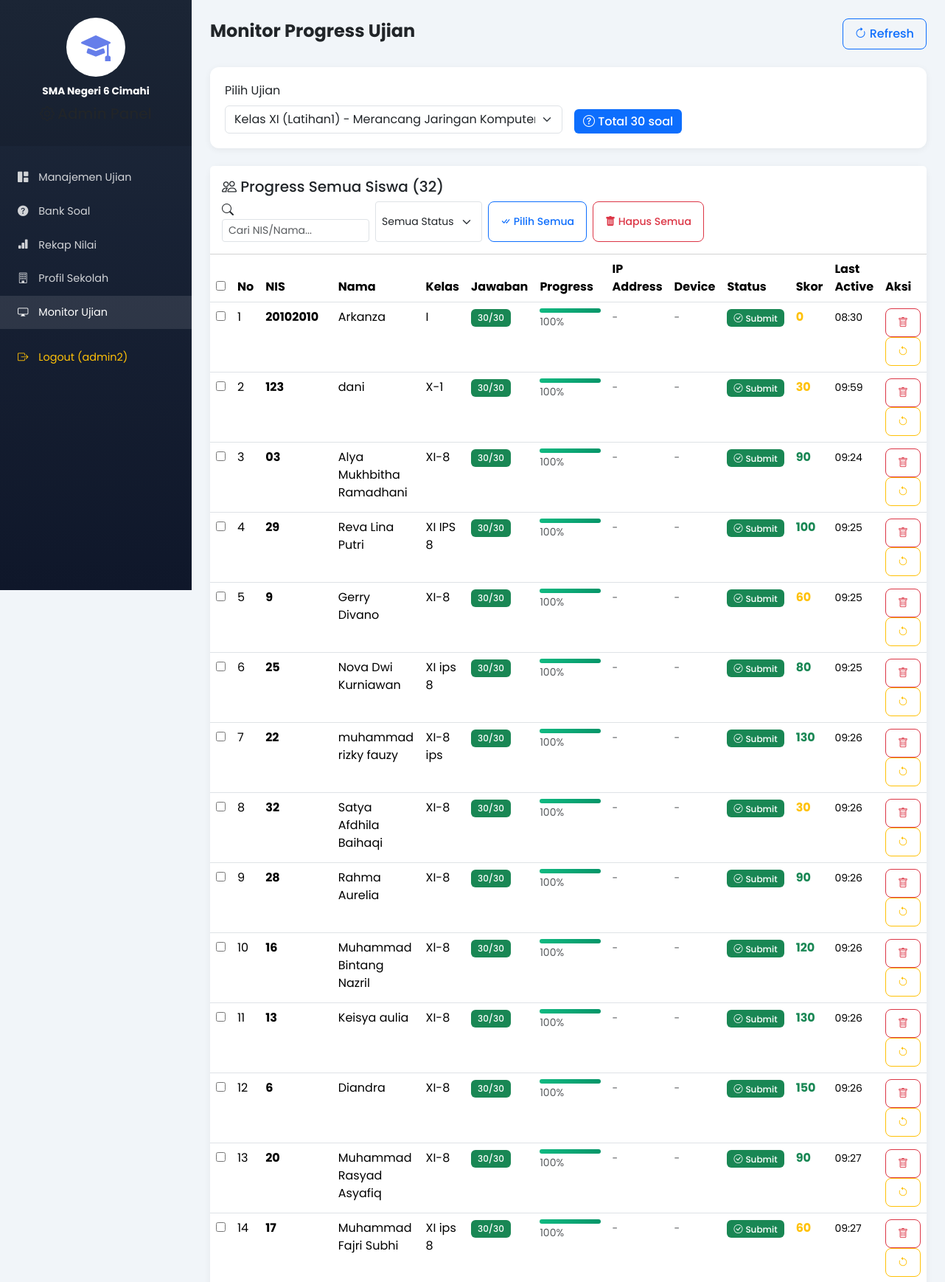
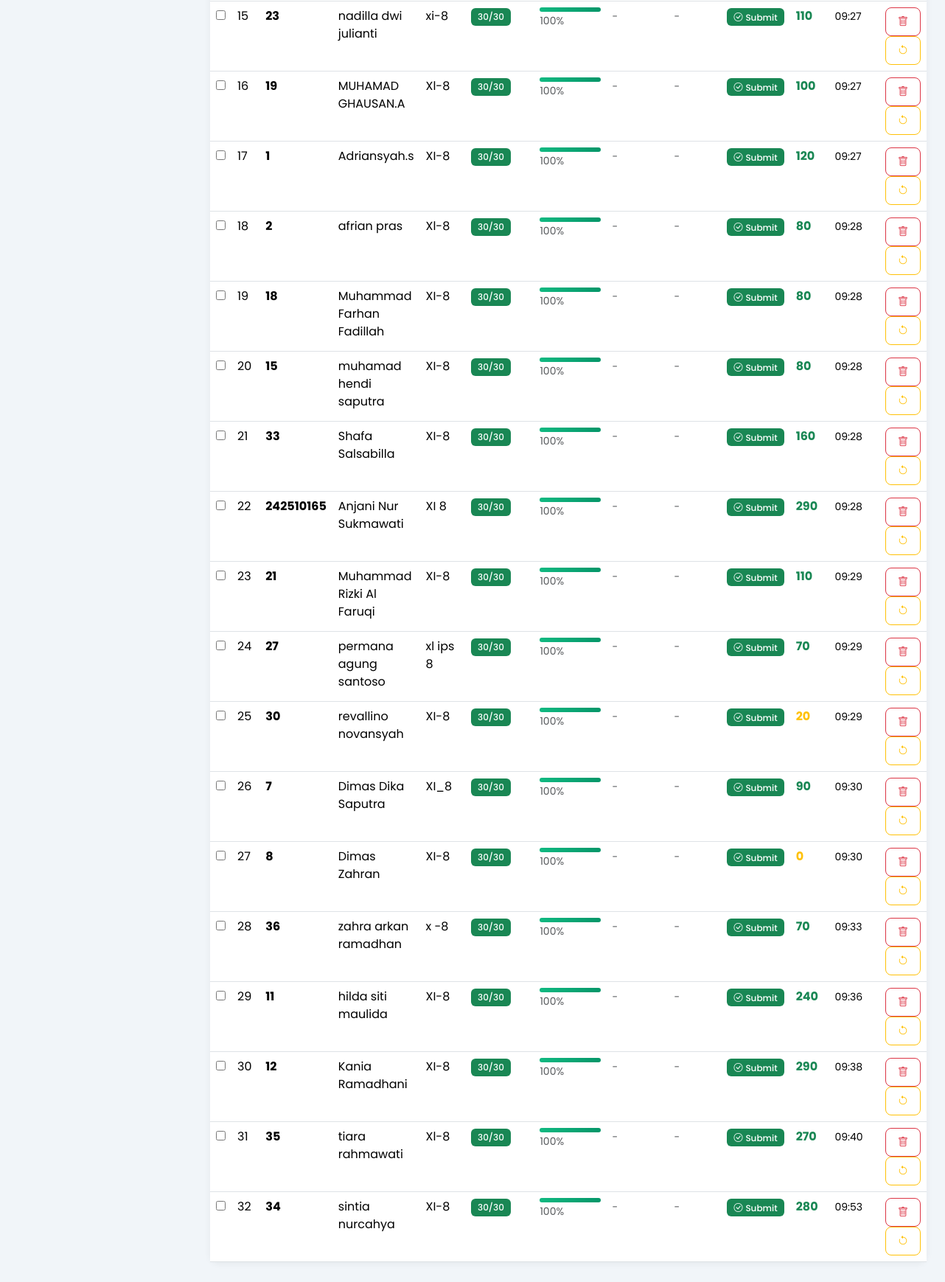
Page /admin/monitor_ujian.php?id_ujian=9 (signed in) on the committed database (2 pictures, top to bottom).
### tables this page shows
CREATE TABLE `konfigurasi_sekolah` (
  `id` int NOT NULL AUTO_INCREMENT,
  `nama_sekolah` varchar(255) NOT NULL DEFAULT 'SMA Negeri 6 Cimahi',
  `logo` varchar(255) DEFAULT NULL,
  `warna_primer` varchar(20) DEFAULT '#667eea',
  `warna_sekunder` varchar(20) DEFAULT '#764ba2',
  `tampilkan_riwayat` enum('ya','tidak') DEFAULT 'ya',
  `created_at` timestamp NULL DEFAULT CURRENT_TIMESTAMP,
  `updated_at` timestamp NULL DEFAULT CURRENT_TIMESTAMP ON UPDATE CURRENT_TIMESTAMP,
  PRIMARY KEY (`id`)
);

CREATE TABLE `hasil_ujian` (
  `id` int NOT NULL AUTO_INCREMENT,
  `id_ujian` int NOT NULL,
  `nis` varchar(50) NOT NULL,
  `nama` varchar(100) NOT NULL,
  `kelas` varchar(50) NOT NULL,
  `total_skor` int DEFAULT '0',
  `skor_awal` int DEFAULT NULL,
  `waktu_submit` datetime DEFAULT CURRENT_TIMESTAMP,
  `detail_jawaban` text,
  `device_fingerprint` varchar(64) DEFAULT NULL,
  `ip_address` varchar(45) DEFAULT NULL,
  `total_violations` int DEFAULT '0',
  `submitted_at` datetime DEFAULT NULL,
  PRIMARY KEY (`id`),
  KEY `id_ujian` (`id_ujian`),
  KEY `idx_ujian_nis` (`id_ujian`,`nis`),
  CONSTRAINT `hasil_ujian_ibfk_1` FOREIGN KEY (`id_ujian`) REFERENCES `ujian` (`id`) ON DELETE CASCADE
);

### config/init_sekolah.php (called while the page is built, shortened)
<?php
$konfigurasi_cache = null;
function getKonfigurasiSekolah($conn) {
    $result = $conn->query("SELECT * FROM konfigurasi_sekolah LIMIT 1");
    $konfigurasi_cache = $result->fetch_assoc();
    return $konfigurasi_cache;
}
?>

### admin/monitor_ujian.php (the view, shortened to what this page needs)
<?php
require_once '../config/database.php';
require_once '../config/init_sekolah.php';
$id_ujian_terpilih = isset($_GET['id_ujian']) ? (int)$_GET['id_ujian'] : (isset($_POST['id_ujian']) ? (int)$_POST['id_ujian'] : 0);
$sekolah = getKonfigurasiSekolah($conn);
$ujian_list = $conn->query("SELECT id, judul_ujian, status, waktu_tersedia FROM ujian ORDER BY id DESC LIMIT 20");
$ujian_list = $conn->query("SELECT id, judul_ujian, status, waktu_tersedia FROM ujian ORDER BY id DESC LIMIT 20");
$ujian_arr = [];
while ($row = $ujian_list->fetch_assoc()) {
    $ujian_arr[] = $row;
}
$progress_data = [];
$total_soal = 0;
if ($id_ujian_terpilih > 0) {
    $stmt = $conn->prepare("SELECT COUNT(*) as total_soal FROM soal WHERE id_ujian = ?");
    $stmt->bind_param("i", $id_ujian_terpilih);
    $stmt->execute();
    $result = $stmt->get_result();
    $total_soal = $result->fetch_assoc()['total_soal'] ?? 0;
    $hasIp = $conn->query("SHOW COLUMNS FROM jawaban_sEMENTARA LIKE 'ip_address'");
    $hasIpCol = ($hasIp && $hasIp->num_rows > 0);
    if ($hasIpCol) {
        $stmt = $conn->prepare("SELECT nis, nama, kelas, answers, updated_at, ip_address, device_fingerprint FROM jawaban_sEMENTARA WHERE id_ujian = ?");
    } else {
        $stmt = $conn->prepare("SELECT nis, nama, kelas, answers, updated_at FROM jawaban_sEMENTARA WHERE id_ujian = ?");
    }
    $stmt->bind_param("i", $id_ujian_terpilih);
    $stmt->execute();
    $hasIp2 = $conn->query("SHOW COLUMNS FROM hasil_ujian LIKE 'ip_address'");
    $hasIpCol2 = ($hasIp2 && $hasIp2->num_rows > 0);
    if ($hasIpCol2) {
        $stmt = $conn->prepare("SELECT nis, nama, kelas, total_skor, waktu_submit, ip_address, device_fingerprint FROM hasil_ujian WHERE id_ujian = ?");
    } else {
        $stmt = $conn->prepare("SELECT nis, nama, kelas, total_skor, waktu_submit FROM hasil_ujian WHERE id_ujian = ?");
    }
    $stmt->bind_param("i", $id_ujian_terpilih);
    $stmt->execute();
    $result = $stmt->get_result();
    while ($row = $result->fetch_assoc()) {
        $nis = $row['nis'];
        $ip = $hasIpCol2 ? ($row['ip_address'] ?? '-') : '-';
        $fp = $hasIpCol2 ? ($row['device_fingerprint'] ?? '-') : '-';
        if (isset($progress_data[$nis])) {
            $progress_data[$nis]['status'] = 'sudah_submit';
            $progress_data[$nis]['skor'] = $row['total_skor'];
            $progress_data[$nis]['ip_address'] = $ip;
            $progress_data[$nis]['device_fingerprint'] = $fp;
        } else {
            $progress_data[$nis] = [
                'nis' => $nis,
                'nama' => $row['nama'],
                'kelas' => $row['kelas'],
                'answered' => $total_soal,
                'last_active' => $row['waktu_submit'],
                'status' => 'sudah_submit',
                'skor' => $row['total_skor'],
                'ip_address' => $ip,
                'device_fingerprint' => $fp
            ];
        }
    }
}
?>
<!DOCTYPE html>
<html lang="id">
<head>
    <link href="../vendor/bootstrap/bootstrap.min.css" rel="stylesheet">
    <link rel="stylesheet" href="../vendor/bootstrap-icons/bootstrap-icons.min.css">
</head>
<body>
    <div class="d-flex">
        <div class="sidebar">
            <div class="text-center py-4" style="background: rgba(0,0,0,0.1);">
                <div style="width: 80px; height: 80px; background: white; border-radius: 50%; margin: 0 auto 10px; display: flex; align-items: center; justify-content: center;">
                    <?php if ($sekolah['logo'] && file_exists('../uploads/' . $sekolah['logo'])): ?>
                    <img src="../uploads/<?= $sekolah['logo'] ?>" alt="Logo" style="width: 60px; height: 60px; object-fit: contain;">
                    <?php else: ?>
                    <i class="bi bi-mortarboard-fill" style="font-size: 2.5rem; color: #667eea;"></i>
                    <?php endif; ?>
                </div>
                <div class="text-white fw-bold" style="font-size: 0.85rem;"><?= htmlspecialchars($sekolah['nama_sekolah']) ?></div>
                <h5 class="mt-2"><i class="bi bi-gear me-1"></i>Admin Panel</h5>
            </div>
            <div class="sidebar-menu">
                <a href="index.php"><i class="bi bi-grid-1x2-fill"></i> Manajemen Ujian</a>
                <a href="tambah_soal.php"><i class="bi bi-question-circle-fill"></i> Bank Soal</a>
                <a href="rekap_nilai.php"><i class="bi bi-bar-chart-fill"></i> Rekap Nilai</a>
                <a href="profil_sekolah.php"><i class="bi bi-building"></i> Profil Sekolah</a>
                <a href="monitor_ujian.php" class="active"><i class="bi bi-display"></i> Monitor Ujian</a>
                <a href="logout.php" class="text-warning mt-3"><i class="bi bi-box-arrow-right"></i> Logout (<?= htmlspecialchars($_SESSION['admin_username']) ?>)</a>
            </div>
        </div>
        <div class="main-content">
            <div class="d-flex justify-content-between align-items-center mb-4">
                <h4 class="fw-bold">Monitor Progress Ujian</h4>
                <button onclick="location.reload()" class="btn btn-outline-primary">
                    <i class="bi bi-arrow-clockwise"></i> Refresh
                </button>
            </div>
            <div class="card mb-4">
                <div class="card-body">
                    <form method="GET" class="row g-3">
                        <div class="col-md-6">
                            <label class="form-label">Pilih Ujian</label>
                            <select name="id_ujian" class="form-select" onchange="this.form.submit()">
                                <?php foreach ($ujian_arr as $u): ?>
                                <option value="<?= $u['id'] ?>" <?= $id_ujian_terpilih == $u['id'] ? 'selected' : '' ?>>
                                    <?= htmlspecialchars($u['judul_ujian']) ?> (<?= $u['status'] ?>)
                                </option>
                                <?php endforeach; ?>
                            </select>
                        </div>
                        <div class="col-md-6 d-flex align-items-end">
                            <?php if ($id_ujian_terpilih > 0): ?>
                            <div class="badge bg-primary fs-6">
                                <i class="bi bi-question-circle"></i> Total <?= $total_soal ?> soal
                            </div>
                            <?php endif; ?>
                        </div>
                    </form>
                </div>
            </div>
        <?php if ($id_ujian_terpilih > 0 && !empty($progress_data)): ?>
        <div class="card mt-4">
            <div class="card-header bg-white py-3 d-flex justify-content-between align-items-center flex-wrap gap-2">
                <h5 class="mb-0"><i class="bi bi-people"></i> Progress Semua Siswa (<?= count($progress_data) ?>)</h5>
                <div class="d-flex gap-2 flex-wrap">
                    <div class="search-box">
                        <i class="bi bi-search search-icon"></i>
                        <input type="text" class="form-control form-control-sm" id="searchProgress" placeholder="Cari NIS/Nama..." style="width: 200px;" onkeyup="filterProgress()">
                    </div>
                    <select class="form-select form-select-sm" id="filterStatus" onchange="filterProgress()" style="width: auto;">
                        <option value="">Semua Status</option>
                    </select>
                    <button class="btn btn-sm btn-outline-primary" onclick="toggleSelectAllProgress()">
                        <i class="bi bi-check-all"></i> <span id="selectAllProgressText">Pilih Semua</span>
                    </button>
                    <button class="btn btn-sm btn-outline-danger" onclick="deleteAllStudents()">
                        <i class="bi bi-trash-fill"></i> Hapus Semua
                    </button>
                </div>
            </div>
            <div class="table-responsive">
                <form method="POST" id="progressBatchForm">
                <table class="table table-hover mb-0" id="progressTable">
                    <thead>
                        <tr>
                            <th><input type="checkbox" id="checkAllProgress" onchange="toggleSelectAllProgressCheckbox()"></th>
                            <th>No</th>
                            <th>NIS</th>
                            <th>Nama</th>
                            <th>Kelas</th>
                            <th>Jawaban</th>
                            <th>Progress</th>
                            <th>IP Address</th>
                            <th>Device</th>
                            <th>Status</th>
                            <th>Skor</th>
                            <th>Last Active</th>
                            <th>Aksi</th>
                        </tr>
                    </thead>
                    <tbody>
                        <?php $no = 1; foreach ($progress_data as $p): ?>
                        <tr data-nis="<?= htmlspecialchars($p['nis']) ?>" data-nama="<?= htmlspecialchars($p['nama']) ?>" data-status="<?= $p['status'] ?>">
                            <td>
                                <input type="checkbox" class="progress-checkbox" value="<?= htmlspecialchars($p['nis']) ?>" onchange="updateDeleteButtonProgress()">
                            </td>
                            <td><?= $no++ ?></td>
                            <td><strong><?= htmlspecialchars($p['nis']) ?></strong></td>
                            <td><?= htmlspecialchars($p['nama']) ?></td>
                            <td><?= htmlspecialchars($p['kelas']) ?></td>
                            <td>
                                <span class="badge bg-<?= $p['answered'] >= $total_soal ? 'success' : 'primary' ?>">
                                    <?= $p['answered'] ?>/<?= $total_soal ?>
                                </span>
                            </td>
                            <td style="width: 150px;">
                                <?php $progress_pct = round(($p['answered'] / max(1, $total_soal)) * 100); ?>
                                <div class="progress-bar-mini">
                                    <div class="progress-bar-fill" style="width: <?= $progress_pct ?>%; background: <?= $progress_pct >= 100 ? 'linear-gradient(90deg, #10b981, #059669)' : 'linear-gradient(90deg, #667eea, #764ba2)' ?>;"></div>
                                </div>
                                <small class="text-muted"><?= $progress_pct ?>%</small>
                            </td>
                            <td>
                                <?php if (($p['ip_address'] ?? '-') !== '-'): ?>
                                <small class="font-monospace" title="<?= htmlspecialchars($p['ip_address']) ?>" style="cursor: pointer;">
                                    <?= htmlspecialchars(substr($p['ip_address'], 0, 15)) ?><?= strlen($p['ip_address']) > 15 ? '...' : '' ?>
                                </small>
                                <?php else: ?>
                                <small class="text-muted">-</small>
                                <?php endif; ?>
                            </td>
                            <td>
                                <?php if (($p['device_fingerprint'] ?? '-') !== '-'): ?>
                                <small class="font-monospace" title="<?= htmlspecialchars($p['device_fingerprint']) ?>" style="cursor: pointer;">
                                    <?= htmlspecialchars(substr($p['device_fingerprint'], 0, 8)) ?>...
                                </small>
                                <?php else: ?>
                                <small class="text-muted">-</small>
                                <?php endif; ?>
                            </td>
                            <td>
                                <?php if ($p['status'] === 'sudah_submit'): ?>
                                <span class="badge bg-success"><i class="bi bi-check-circle me-1"></i>Submit</span>
                                <?php else: ?>
                                <span class="badge bg-warning"><span class="status-dot status-active me-1"></span>Lagi Ujian</span>
                                <?php endif; ?>
                            </td>
                            <td>
                                <?php if (isset($p['skor'])): ?>
                                <strong class="<?= $p['skor'] >= 70 ? 'text-success' : 'text-warning' ?>"><?= $p['skor'] ?></strong>
                                <?php else: ?>
                                <span class="text-muted">-</span>
                                <?php endif; ?>
                            </td>
                            <td><small><?= date('H:i', strtotime($p['last_active'] ?? date('Y-m-d H:i:s'))) ?></small></td>
                            <td>
                                <button class="btn btn-sm btn-outline-danger" onclick="deleteStudent('<?= htmlspecialchars($p['nis']) ?>')" title="Hapus">
                                    <i class="bi bi-trash"></i>
                                </button>
                                <button class="btn btn-sm btn-outline-warning" onclick="resetStudent('<?= htmlspecialchars($p['nis']) ?>')" title="Reset Ujian">
                                    <i class="bi bi-arrow-counterclockwise"></i>
                                </button>
                            </td>
                        </tr>
                        <?php endforeach; ?>
                    </tbody>
                </table>
                </form>
            </div>
        </div>
            <?php endif; ?>
        </div>
    </div>
</body>
</html>

### admin/monitor_ujian.php (style rules this page uses)
* { font-family: 'Poppins', system-ui, -apple-system, sans-serif; }
body { background: #f1f5f9; margin: 0; }
.sidebar { width: 260px; min-height: 100vh; background: linear-gradient(180deg, #1e293b 0%, #0f172a 100%); position: fixed; left: 0; top: 0; z-index: 1000; padding: 0; }
.main-content { margin-left: 260px; padding: 25px; background: #f1f5f9; min-height: 100vh; }
.sidebar-menu { padding: 20px 0; }
.sidebar-menu a { display: block; padding: 0.75rem 1.5rem; color: rgba(255,255,255,0.8); text-decoration: none; font-size: 0.9rem; transition: all 0.2s; }
.sidebar-menu a:hover, .sidebar-menu a.active { background: rgba(255,255,255,0.1); color: white; }
.sidebar-menu a i { margin-right: 10px; width: 20px; }
.main-content { flex: 1; padding: 25px; }
.card { border: none; border-radius: 12px; box-shadow: 0 2px 10px rgba(0,0,0,0.06); margin-bottom: 20px; }
.card-body { padding: 20px; }
.progress-bar-mini { height: 6px; border-radius: 3px; background: #e5e7eb; overflow: hidden; }
.progress-bar-fill { height: 100%; background: linear-gradient(90deg, #667eea, #764ba2); }
.badge { padding: 0.5em 0.75em; font-weight: 500; }
.btn { padding: 0.5rem 1rem; border-radius: 8px; font-weight: 500; }

### rows in the picture
konfigurasi_sekolah: nama_sekolah "SMA Negeri 6 Cimahi"
hasil_ujian: nis "20102010", nama "Arkanza", kelas "I", answered "30", total_soal "30", progress_pct "100", total_skor "0"
hasil_ujian: nis "123", nama "dani", kelas "X-1", total_skor "30", total_soal "30", progress_pct "100"
hasil_ujian: nis "03", nama "Alya Mukhbitha Ramadhani", kelas "XI-8", answered "30", total_soal "30", progress_pct "100", total_skor "90"
hasil_ujian: nis "29", nama "Reva Lina Putri", kelas "XI IPS 8", answered "30", total_soal "30", progress_pct "100", total_skor "100"
hasil_ujian: nis "9", nama "Gerry Divano", kelas "XI-8", answered "30", total_soal "30", progress_pct "100", total_skor "60"
hasil_ujian: nis "25", nama "Nova Dwi Kurniawan", kelas "XI ips 8", answered "30", total_soal "30", progress_pct "100", total_skor "80"
hasil_ujian: nis "22", nama "muhammad rizky fauzy", kelas "XI-8 ips", answered "30", total_soal "30", progress_pct "100", total_skor "130"
hasil_ujian: nis "32", nama "Satya Afdhila Baihaqi", kelas "XI-8", total_skor "30", total_soal "30", progress_pct "100"
hasil_ujian: nis "28", nama "Rahma Aurelia", kelas "XI-8", answered "30", total_soal "30", progress_pct "100", total_skor "90"
hasil_ujian: nis "16", nama "Muhammad Bintang Nazril", kelas "Xl-8", answered "30", total_soal "30", progress_pct "100", total_skor "120"
hasil_ujian: nis "13", nama "Keisya aulia", kelas "XI-8", answered "30", total_soal "30", progress_pct "100", total_skor "130"
hasil_ujian: nis "6", nama "Diandra", kelas "XI-8", answered "30", total_soal "30", progress_pct "100", total_skor "150"
hasil_ujian: nis "20", nama "Muhammad Rasyad Asyafiq", kelas "XI-8", answered "30", total_soal "30", progress_pct "100", total_skor "90"
hasil_ujian: nis "17", nama "Muhammad Fajri Subhi", kelas "XI ips 8", answered "30", total_soal "30", progress_pct "100", total_skor "60"
hasil_ujian: nis "23", nama "nadilla dwi julianti", kelas "xi-8", answered "30", total_soal "30", progress_pct "100", total_skor "110"
hasil_ujian: nis "19", nama "MUHAMAD GHAUSAN.A", kelas "Xl-8", answered "30", total_soal "30", progress_pct "100", total_skor "100"
hasil_ujian: nis "1", nama "Adriansyah.s", kelas "XI-8", answered "30", total_soal "30", progress_pct "100", total_skor "120"
hasil_ujian: nis "2", nama "afrian pras", kelas "Xl-8", answered "30", total_soal "30", progress_pct "100", total_skor "80"
hasil_ujian: nis "18", nama "Muhammad Farhan Fadillah", kelas "XI-8", answered "30", total_soal "30", progress_pct "100", total_skor "80"
hasil_ujian: nis "15", nama "muhamad hendi saputra", kelas "XI-8", answered "30", total_soal "30", progress_pct "100", total_skor "80"
hasil_ujian: nis "33", nama "Shafa Salsabilla", kelas "XI-8", answered "30", total_soal "30", progress_pct "100", total_skor "160"
hasil_ujian: nis "242510165", nama "Anjani Nur Sukmawati", kelas "XI 8", answered "30", total_soal "30", progress_pct "100", total_skor "290"
hasil_ujian: nis "21", nama "Muhammad Rizki Al Faruqi", kelas "XI-8", answered "30", total_soal "30", progress_pct "100", total_skor "110"
hasil_ujian: nis "27", nama "permana agung santoso", kelas "xl ips 8", answered "30", total_soal "30", progress_pct "100", total_skor "70"
hasil_ujian: nis "30", nama "revallino novansyah", kelas "XI-8", total_soal "30", progress_pct "100", total_skor "20"
hasil_ujian: nis "7", nama "Dimas Dika Saputra", kelas "XI_8", answered "30", total_soal "30", progress_pct "100", total_skor "90"
hasil_ujian: nis "8", nama "Dimas Zahran", kelas "XI-8", answered "30", total_soal "30", progress_pct "100", total_skor "0"
hasil_ujian: nis "36", nama "zahra arkan ramadhan", kelas "x -8", answered "30", total_soal "30", progress_pct "100", total_skor "70"
hasil_ujian: nis "11", nama "hilda siti maulida", kelas "XI-8", answered "30", total_soal "30", progress_pct "100", total_skor "240"
hasil_ujian: nis "12", nama "Kania Ramadhani", kelas "XI-8", answered "30", total_soal "30", progress_pct "100", total_skor "290"
hasil_ujian: nis "35", nama "tiara rahmawati", kelas "Xl-8", answered "30", total_soal "30", progress_pct "100", total_skor "270"
hasil_ujian: nis "34", nama "sintia nurcahya", kelas "XI-8", answered "30", total_soal "30", progress_pct "100", total_skor "280"

### other values in the picture
$_SESSION['admin_username'] "admin2"
$total_soal "30"
count($progress_data) "32"
form field id_ujian "Kelas XI (Latihan1) - Merancang Jaringan Komputer (nonaktif)"
